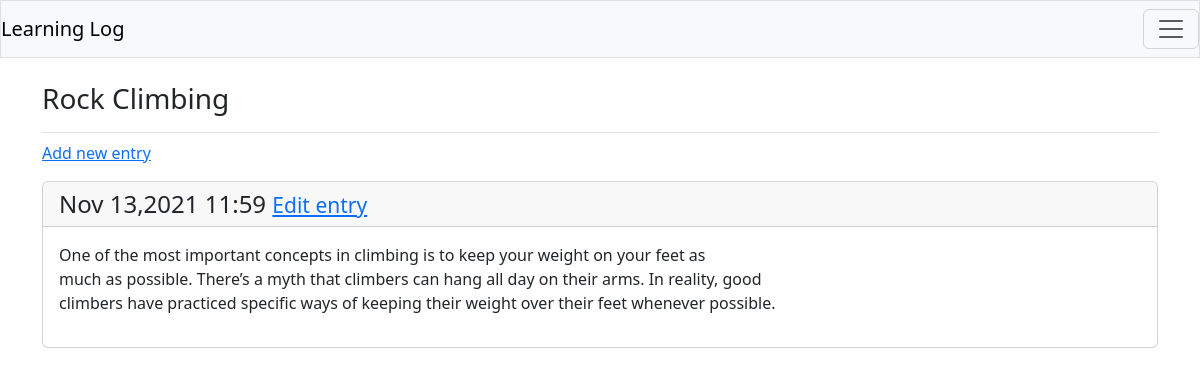
/topic/2/ (signed in), run on the app's committed database.
### learning_logs/models.py (models this page shows, shortened)
class Topic(models.Model):
    text = models.CharField(max_length=200)
    date_added = models.DateTimeField(auto_now_add= True)
    owner = models.ForeignKey(User,on_delete=models.CASCADE)
    def __str__(self) -> str:
        return self.text

class Entry(models.Model):
    topic = models.ForeignKey(Topic,on_delete=models.CASCADE) #cascading delete 级联删除
    text = models.TextField()
    date_added = models.DateTimeField(auto_now_add= True)
    class Meta:
        verbose_name_plural = 'entries'

### learning_logs/views.py (the view)
# urls.py: path('topic/<int:topic_id>/',views.topic,name="topic"),
@login_required
def topic(request, topic_id):
    topic = Topic.objects.get(id=topic_id)
    if topic.owner != request.user:
        raise Http404
    entries= topic.entry_set.order_by('date_added')
    context = {'topic':topic,'entries':entries}
    return render(request,'learning_logs/topic.html',context)

### learning_logs/templates/learning_logs/topic.html
{% extends 'learning_logs/base.html' %}
{% block  page_header %}
    <h3>{{topic}}</h3>
{% endblock page_header %}
{% block content %}
    <p>
        <a href="{% url 'learning_logs:new_entry' topic.id %}">Add new entry</a>
    </p>
    {% for entry in entries %}
        <div class="card mb-3">
            <h4 class="card-header">{{entry.date_added|date:'M d,Y H:i'}}
                <small><a href="{% url 'learning_logs:edit_entry' entry.id %}">Edit entry</a></small>
            </h4>
            <div class="card-body">{{entry.text|linebreaks}}</div>
        </div>
    {% empty %}
        <p>There are no  entries for this topic yet.</p>
    {% endfor %}
{% endblock content %}

### data on the page
Topic: text "Rock Climbing"
Entry: date_added "Nov 13,2021 11:59", text "One of the most important concepts in climbing is to keep your weight on your feet as much as possible. There’s a myth that climbers can hang all day on their arms. In reality, good climbers have practiced specific ways of keeping their weight over their feet whenever possible."
